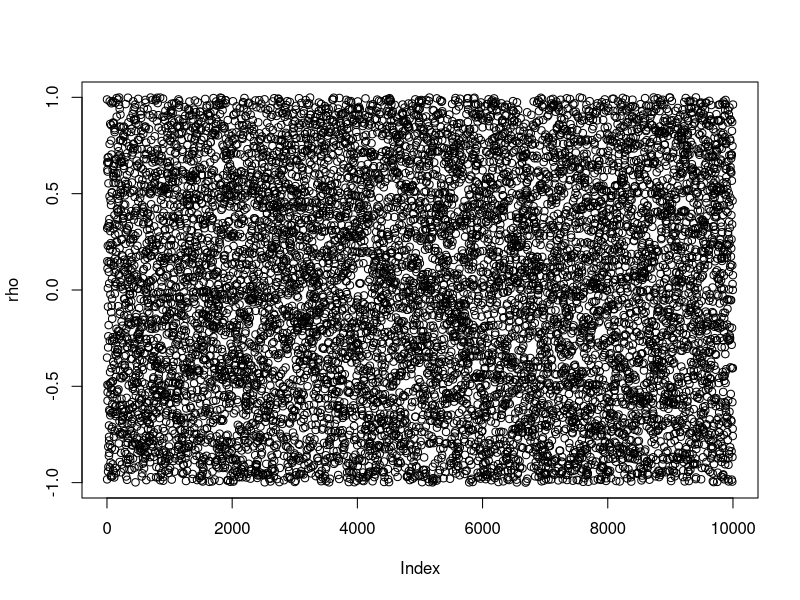
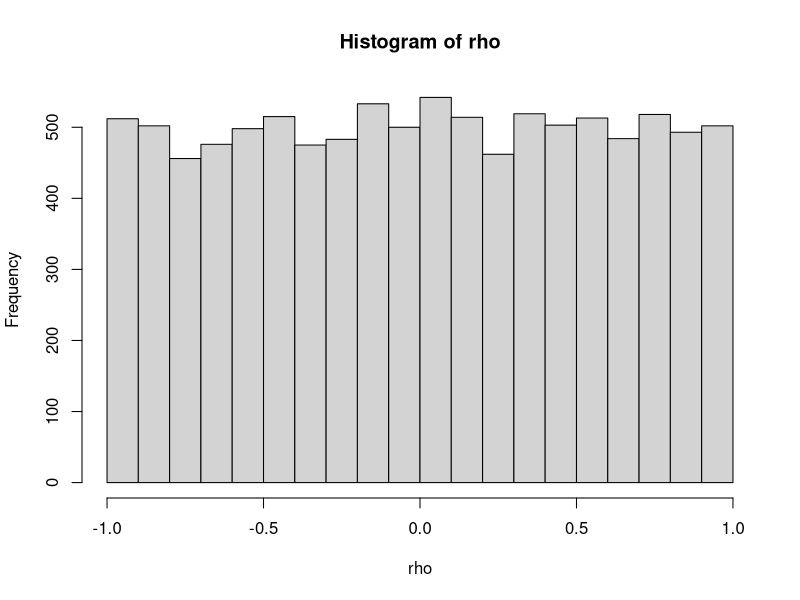
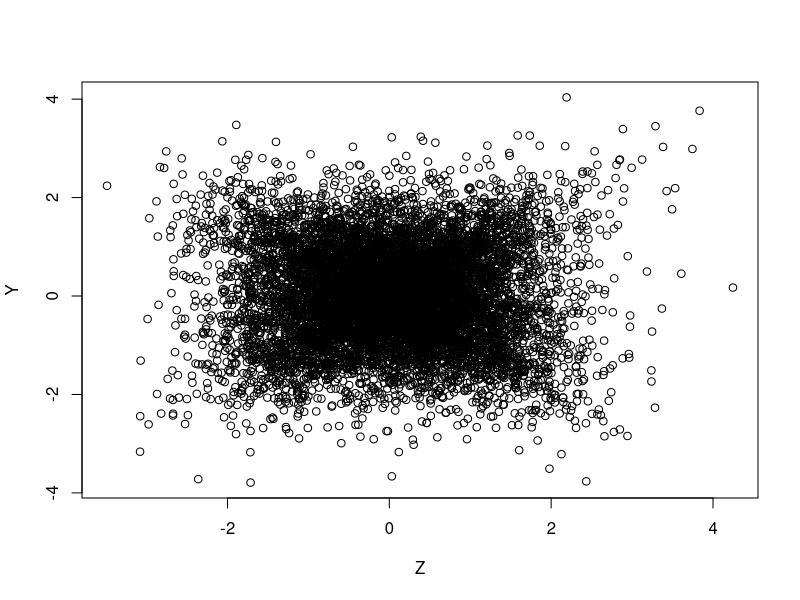
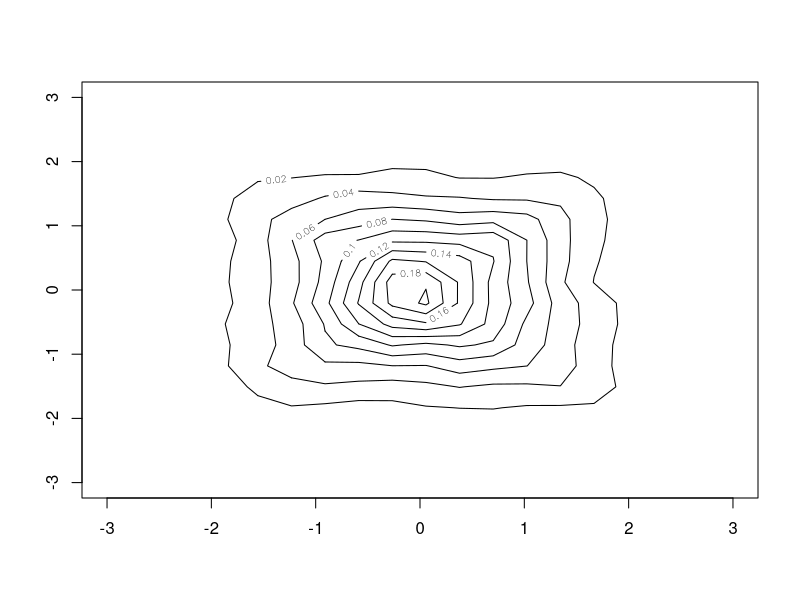
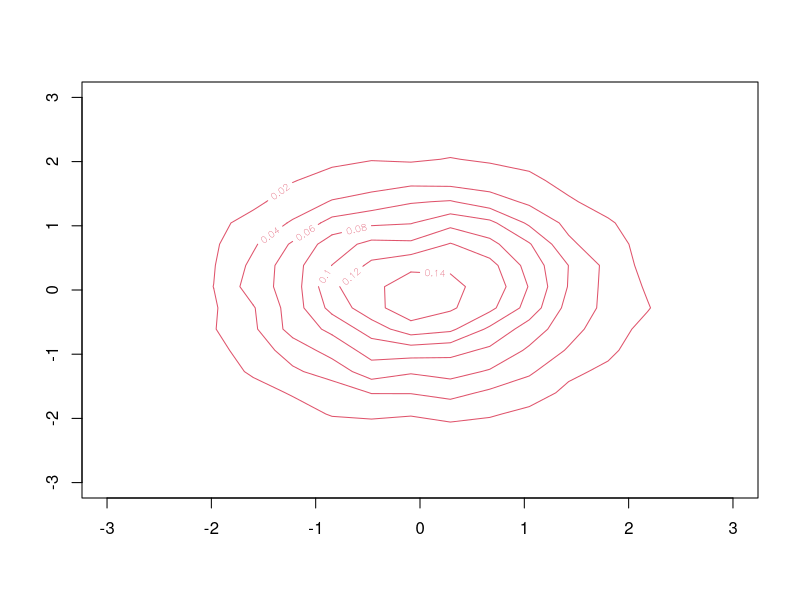

Write the R code that produced these figures, in order.
# Script: Simulate_Unknown_Input.R
# Description: This script simulates bivariate normal distributions with varying correlation.

# Load required library
library(MASS)

# Flag to control PDF generation
generate_pdf <- FALSE  # Set to TRUE to save plots

# Number of samples
N <- 10000

# Generate correlation values
rho <- 1 - 2 * runif(N)

# Plot 1: Correlation values
if (generate_pdf) pdf("plot-rho.pdf", height = 4, width = 4)
plot(rho, ylab = "rho", xlab = "Index")
if (generate_pdf) dev.off()

# Plot 2: Histogram of correlation values
if (generate_pdf) pdf("hist-rho.pdf", height = 4, width = 4)
hist(rho, main = "Histogram of rho", xlab = "rho")
if (generate_pdf) dev.off()

# Generate bivariate normal data with varying correlation
y <- matrix(nrow = N, ncol = 2)
for (i in 1:N) {
  Sigma <- rbind(c(1, rho[i]), c(rho[i], 1))
  y[i, ] <- mvrnorm(n = 1, mu = c(0, 0), Sigma = Sigma)
}

# Generate bivariate normal data with mean correlation
Sigma_mean <- rbind(c(1, mean(rho)), c(mean(rho), 1))
ys <- mvrnorm(n = N, mu = c(0, 0), Sigma = Sigma_mean)

# Plot 3: Scatter plot of simulated data
if (generate_pdf) pdf("plot-bi-1.pdf", height = 4, width = 4)
plot(y, ylab = "Y", xlab = "Z")
if (generate_pdf) dev.off()

# Plot 4: Contour plot of simulated data density
if (generate_pdf) pdf("plot-bi-2.pdf", height = 4, width = 4)
contour(kde2d(y[, 1], y[, 2]), ylim = c(-3, 3), xlim = c(-3, 3))
if (generate_pdf) dev.off()

# Overlay contour plot of second dataset
if (generate_pdf) pdf("plot-bi-3.pdf", height = 4, width = 4)
contour(kde2d(ys[, 1], ys[, 2]), ylim = c(-3, 3), xlim = c(-3, 3), col = 2)
if (generate_pdf) dev.off()
